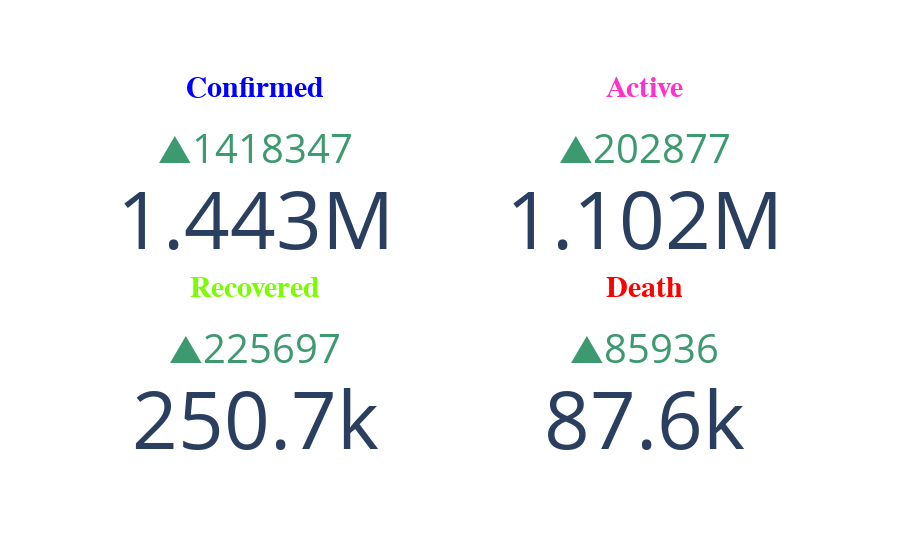

The code cell stored with this chart in its notebook:
### Code cell
confirmed_ref_val_curr =        confirmed_df.iloc[:,-1]
confirmed_ref_val_previous =    confirmed_df.iloc[:,-2]
confirmed_ref_val =             max(confirmed_ref_val_curr)-max(confirmed_ref_val_previous)
#print(confirmed_ref_val)

recovered_ref_val_curr =        recovered_df.iloc[:,-1]
recovered_ref_val_previous =    recovered_df.iloc[:,-2]
recovered_ref_val =             max(recovered_ref_val_curr)-max(recovered_ref_val_previous)
#print(recovered_ref_val)

death_ref_val_curr =            death_df.iloc[:,-1]
death_ref_val_previous =        death_df.iloc[:,-2]
deaths_ref_val =                max(death_ref_val_curr)-max(death_ref_val_previous)
#print(deaths_ref_val)

active_ref_val_curr = country_df['active'].astype(int).sort_values(ascending= False).values[0]
active_ref_val_previous = country_df['active'].astype(int).sort_values(ascending= False).values[1]
active_ref_val = active_ref_val_curr-active_ref_val_previous
#print(deaths_ref_val)


confirmed =    max(country_df['confirmed'])
recovered =    max(country_df['recovered'])
deaths    =    max(country_df['deaths'])
active    =    max(country_df['active'])


# print(confirmed)
# print(recovered)
# print(deaths)
# print(active)

display(HTML('<br><br><div style = "font-family:Trebuchet MS;font-size:40px;color:#778899;">Daily World Indicator Counts</div><br>'))


fig = go.Figure()

fig.add_trace(
        go.Indicator(
            mode = "number+delta",
            title = {"text": "<span style='font-family:Trebuchet MS;font-size:30px;color:#0000FF'><b>Confirmed</b></span>",'align':'center'},
            value = confirmed,
            align="center",
            delta = {'reference':confirmed_ref_val, 'relative': False, 'position' : "top",'valueformat' :".0f"},
            domain = {'row': 0, 'column': 0}
        )
)


fig.add_trace(go.Indicator(
    display(HTML('<br><br>')),
    mode = "number+delta",
    title = {"text": "<span style=';font-family:Trebuchet MS;font-size:30px;color:#7CFC00'><b>Recovered</b></span>",'align':'center'},
    value = recovered,
    align="center",
    delta = {'reference':recovered_ref_val, 'relative': False,'position' : "top",'valueformat' :".0f"},
    domain = {'row': 1, 'column': 0}
))


fig.add_trace(go.Indicator(
    mode = "number+delta",
    title = {"text": "<span style=';font-family:Trebuchet MS;font-size:30px;color:#ff33cc'><b>Active</b></span>",'align':'center'},
    value = active,
    align="center",
    delta = {'reference': active_ref_val, 'relative': False,'position' : "top",'valueformat' :".0f"},
    domain = {'row': 0, 'column': 1}
))
  

fig.add_trace(go.Indicator(
    mode = "number+delta",
    title = {"text": "<span style=';font-family:Trebuchet MS;font-size:30px;color:#FF0000'><b>Death</b></span>",'align':'center'},
    value = deaths,
    align="center",
    delta = {'reference': deaths_ref_val, 'relative': False,'position' : "top",'valueformat' :".0f"},
    domain = {'row': 1, 'column': 1}
    
))
    

fig.update_layout(
    grid = {'rows': 2, 'columns': 2, 'pattern': "coupled"},
    template = {'data' : {'indicator': [{
        'delta' : {'reference': 90}}]
                         }})

### Figure 1 — Plotly figure (JSON) as saved in the notebook; plotly's stock layout.template omitted (floating-point values rounded to 4 significant figures)
{"data": [{"align": "center", "delta": {"position": "top", "reference": 25050, "relative": false, "valueformat": ".0f"}, "domain": {"column": 0, "row": 0}, "mode": "number+delta", "title": {"align": "center", "text": "<span style='font-family:Trebuchet MS;font-size:30px;color:#0000FF'><b>Confirmed</b></span>"}, "type": "indicator", "value": 1443397}, {"align": "center", "delta": {"position": "top", "reference": 25050, "relative": false, "valueformat": ".0f"}, "domain": {"column": 0, "row": 1}, "mode": "number+delta", "title": {"align": "center", "text": "<span style=';font-family:Trebuchet MS;font-size:30px;color:#7CFC00'><b>Recovered</b></span>"}, "type": "indicator", "value": 250747}, {"align": "center", "delta": {"position": "top", "reference": 899567, "relative": false, "valueformat": ".0f"}, "domain": {"column": 1, "row": 0}, "mode": "number+delta", "title": {"align": "center", "text": "<span style=';font-family:Trebuchet MS;font-size:30px;color:#ff33cc'><b>Active</b></span>"}, "type": "indicator", "value": 1102444}, {"align": "center", "delta": {"position": "top", "reference": 1632, "relative": false, "valueformat": ".0f"}, "domain": {"column": 1, "row": 1}, "mode": "number+delta", "title": {"align": "center", "text": "<span style=';font-family:Trebuchet MS;font-size:30px;color:#FF0000'><b>Death</b></span>"}, "type": "indicator", "value": 87568}], "layout": {"grid": {"columns": 2, "pattern": "coupled", "rows": 2}}}
